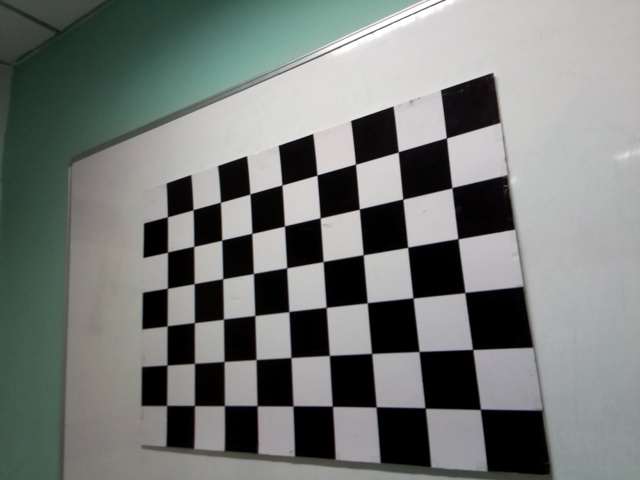
#> input picture data/checker_board_imgs/image_11.jpg, 640 x 480 px, given in place of the camera
$ jupyter execute opencv_imageproc_one.ipynb   (older library calls are emulated)   (text cells are left out)
#> lines starting #> are read from the running program, lines starting #| are printed output that depends on the picture; after the words box and inside, x2 and y2 are one past the last pixel; in counts of white or black regions, pixels touching at a corner belong together; pictures that were not available may be replaced by others from this repository, and a replacement may not be noted
[cell 1]
import cv2
import numpy as np

[cell 2]
green = np.uint8([[[0,255,0]]])
green_hsv = cv2.cvtColor(green, cv2.COLOR_BGR2HSV)
print(green_hsv)

[cell 3]
# Find HSV values to track for a color
lower_green = np.array([50,100,100])
upper_green = np.array([70, 255, 255])
# mask = cv2.inRange()

[cell 4]
cap = cv2.VideoCapture(0)
while(1):
    retVal, frame = cap.read()
#> frame is the input picture: shape (480, 640, 3); mean B, G, R 119.3, 122, 118
    if retVal:
        mask = cv2.inRange(frame, lower_green, upper_green)
#> mask: shape (480, 640); every value is 0
        frame_masked = cv2.bitwise_and(frame, frame, mask=mask)
#> frame_masked: shape (480, 640, 3); every value is 0
        cv2.imshow("Display Green segments", frame_masked)
        if cv2.waitKey(1) & 0xff==ord('q'):
#> (key q is pressed here)
            break
    else:
        break
cv2.destroyAllWindows()
cap.release()

[cell 5]
import cv2
import matplotlib.pyplot as plt
import numpy as np

[cell 6]
img = cv2.imread('/home/cognitifai/Pictures/image1.png', 0)
#> img: shape (480, 640); min 0, max 255, mean 120.5

[cell 7]
# SImple thresholding
ret,img_thresh1 = cv2.threshold(img,127,255,cv2.THRESH_BINARY)
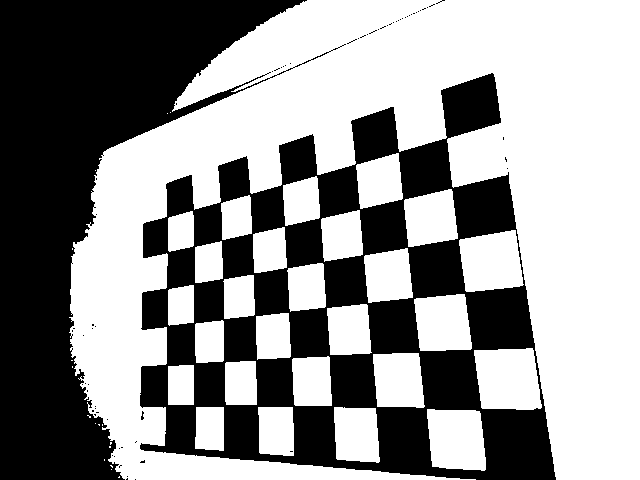
#> img_thresh1: shape (480, 640); 57.6% white; 68 black regions (66 under 20 px), largest, box (x1, y1, x2, y2) and area: (140, 73, 556, 480) 69722, (0, 0, 346, 480) 60295
ret,img_thresh2 = cv2.threshold(img,127,255,cv2.THRESH_BINARY_INV)
ret,img_thresh3 = cv2.threshold(img,127,255,cv2.THRESH_TRUNC)
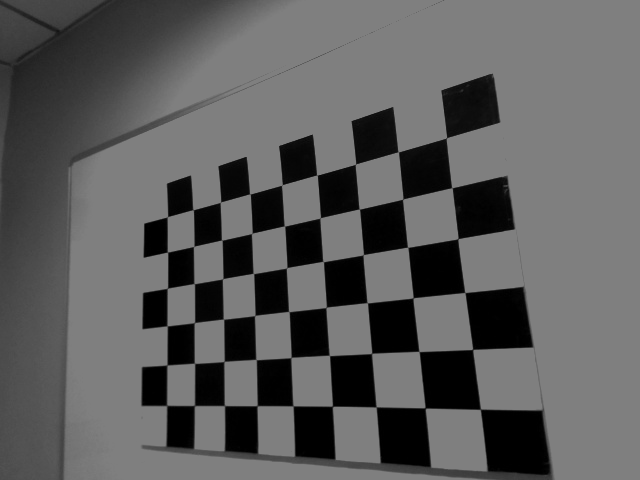
#> img_thresh3: shape (480, 640); min 0, max 127, mean 91.8
ret,img_thresh4 = cv2.threshold(img,127,255,cv2.THRESH_TOZERO)
ret,img_thresh5 = cv2.threshold(img,127,255,cv2.THRESH_TOZERO_INV)

[cell 8]
titles = ['Original Image','BINARY','BINARY_INV','TRUNC','TOZERO','TOZERO_INV']
images = [img, img_thresh1, img_thresh2, img_thresh3, img_thresh4, img_thresh5]

for idx in range(6):
    plt.subplot(2,3,idx+1), plt.title(titles[idx]), plt.imshow(images[idx], cmap='gray')
    plt.xticks([]), plt.yticks([])
plt.show()

[cell 9]
img2 = cv2.medianBlur(img,5)
ret, img_th1 = cv2.threshold(img2,127,255,cv2.THRESH_BINARY)
#> img_th1: shape (480, 640); 57.7% white; 3 black regions, box (x1, y1, x2, y2) and area: (140, 107, 556, 480) 67003, (0, 0, 306, 480) 60161, (441, 74, 501, 138) 2756
img_adthresh_mean = cv2.adaptiveThreshold(img2,255,cv2.ADAPTIVE_THRESH_MEAN_C,cv2.THRESH_BINARY,11,2)
#> img_adthresh_mean: shape (480, 640); 86.1% white; 325 black regions (300 under 20 px), largest, box (x1, y1, x2, y2) and area: (141, 107, 553, 480) 29941, (59, 0, 423, 480) 4508, (142, 218, 194, 329) 1835
img_adthresh_gauss = cv2.adaptiveThreshold(img2,255,cv2.ADAPTIVE_THRESH_GAUSSIAN_C,cv2.THRESH_BINARY,11,2)
#> img_adthresh_gauss: shape (480, 640); 89% white; 118 black regions (99 under 20 px), largest, box (x1, y1, x2, y2) and area: (141, 125, 553, 480) 25077, (59, 0, 423, 480) 3734, (441, 73, 501, 138) 936

titles = ['Original Image', 'Global Thresholding (v = 127)',
            'Adaptive Mean', 'Adaptive Gaussian']
images = [img2, img_th1, img_adthresh_mean, img_adthresh_gauss]

for i in range(4):
    plt.subplot(2,2,i+1),plt.imshow(images[i],'gray')
    plt.title(titles[i])
    plt.xticks([]),plt.yticks([])
plt.show()

[cell 10]
import cv2
import numpy as np
import matplotlib.pyplot as plt

[cell 11]
img = cv2.imread('/home/cognitifai/Pictures/logo_black_bd.png',1)
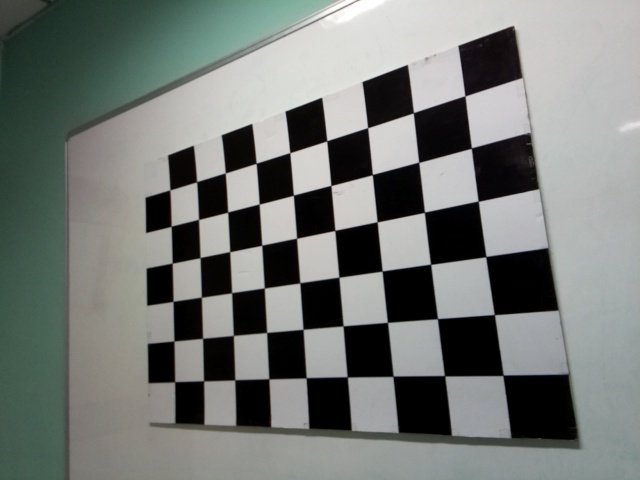
#> input picture data/checker_board_imgs/image_12.jpg, 640 x 480 px, given in place of logo_black_bd.png, which was not available
#> img is the input picture: shape (480, 640, 3); mean B, G, R 118, 121.5, 117.3
h,w = img.shape[:2]
#> h = 480; w = 640
plt.imshow(img,'gray')
plt.show()
print(img.shape)
#| (480, 640, 3)

[cell 12]
img_res1 = cv2.resize(img, (2*w,2*h),interpolation=cv2.INTER_LINEAR)
img_res2 = cv2.resize(img,None,fx=2,fy=2,interpolation=cv2.INTER_CUBIC)
plt.subplot(1,2,1), plt.imshow(img_res1), plt.title('Scaling with exact sizes - \n{}'.format(img_res1.shape[:2]))
plt.subplot(1,2,2), plt.imshow(img_res2), plt.title('Scaling with Scaling-factor - \n{}'.format(img_res2.shape[:2]))
plt.xticks([]), plt.yticks([])
plt.show()
#> figure, not shown here; B, G, R data is drawn as R, G, B

[cell 13]
# shift of (100,50)
M_tr = np.float32([[1,0,100],[0,1,50]])
h,w = img.shape[:2]
img_tr = cv2.warpAffine(img, M_tr, (w,h))
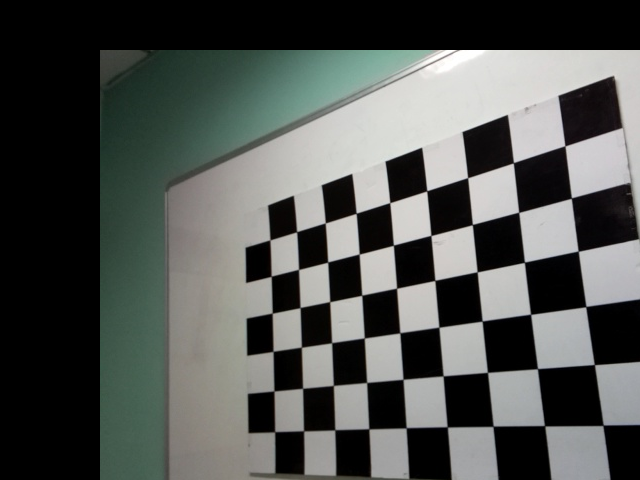
#> img_tr: shape (480, 640, 3); mean B, G, R 81.5, 84.3, 81.2

plt.subplot(1,2,1), plt.imshow(cv2.cvtColor(img, cv2.COLOR_BGR2RGB)), plt.title('Original Image')
plt.subplot(1,2,2), plt.imshow(cv2.cvtColor(img_tr, cv2.COLOR_BGR2RGB)), plt.title('Translated Image')
plt.show()

[cell 14]
# Get rotation matrix about center of the image for 90 deg ccw. Coordinate origin is assumed to be top-left corner
h,w = img.shape[:2]
M_rot = cv2.getRotationMatrix2D((w/4,h/4), 180, 1)
img_rot = cv2.warpAffine(img, M_rot, (w,h))

plt.subplot(1,2,1), plt.imshow(cv2.cvtColor(img, cv2.COLOR_BGR2RGB)), plt.title('Original Image')
plt.subplot(1,2,2), plt.imshow(cv2.cvtColor(img_rot, cv2.COLOR_BGR2RGB)), plt.title('Rotated Image')
plt.show()

[cell 15]
# create array of 3 original points
h,w = img.shape[:2]
pts1 = np.float32([[50,50],[200,50],[50,200]])
pts2 = np.float32([[10,100],[200,50],[100,250]])

M_aff = cv2.getAffineTransform(pts1,pts2)
print(M_aff)

img_aff = cv2.warpAffine(img, M_aff, (w,h))
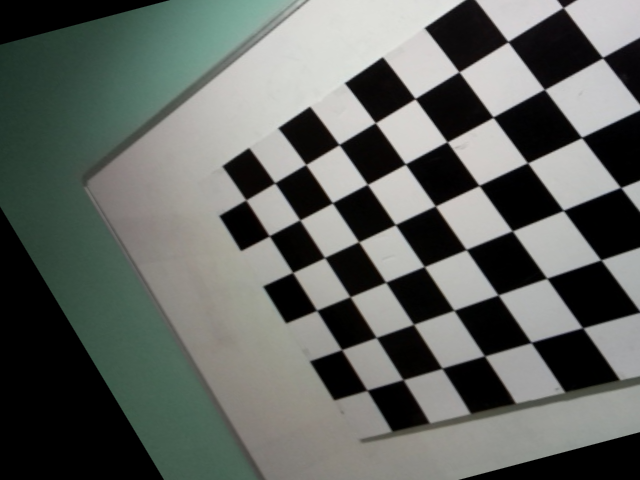
#> img_aff: shape (480, 640, 3); mean B, G, R 96.4, 100.7, 96.8

plt.subplot(1,2,1), plt.imshow(cv2.cvtColor(img, cv2.COLOR_BGR2RGB)), plt.title('Original Image')
plt.subplot(1,2,2), plt.imshow(cv2.cvtColor(img_aff, cv2.COLOR_BGR2RGB)), plt.title('Affine transformed Image')
plt.show()

[cell 16]
h,w = img.shape[:2]
pts1 = np.float32([[56,65],[368,52],[28,387],[389,390]])
pts2 = np.float32([[0,0],[300,0],[0,300],[300,300]])

M_pers = cv2.getPerspectiveTransform(pts1,pts2)
print(M_pers)

img_pers = cv2.warpPerspective(img, M_pers, (w,h))
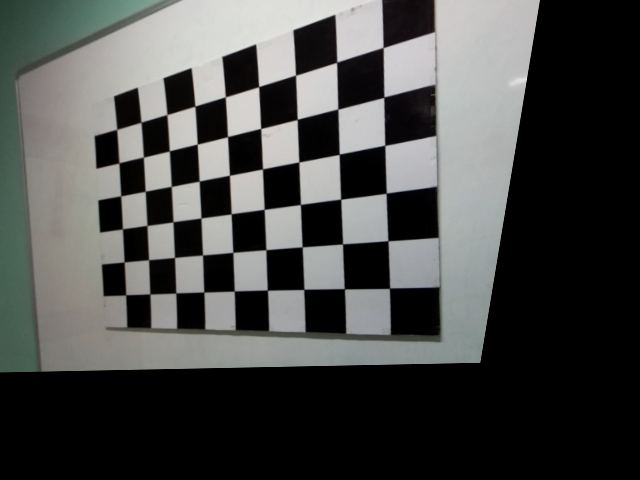
#> img_pers: shape (480, 640, 3); mean B, G, R 72.8, 74.4, 73.2

plt.subplot(1,2,1), plt.imshow(cv2.cvtColor(img, cv2.COLOR_BGR2RGB)), plt.title('Original Image')
plt.subplot(1,2,2), plt.imshow(cv2.cvtColor(img_pers, cv2.COLOR_BGR2RGB)), plt.title('Perspective transformed Image')
plt.show()

[cell 17]
import cv2
import numpy as np
import matplotlib.pyplot as plt

[cell 18]
# Read original image
img = cv2.imread('/home/cognitifai/Pictures/landscape.jpg')

[cell 19]
# 2D filtering -> 5x5 average filter (a LPF)
filt_5x5 = np.ones((5,5), dtype=np.float32)/25
img_avg5x5 = cv2.filter2D(img, -1, filt_5x5)

plt.subplot(121),plt.imshow(img),plt.title('Original'), plt.xticks([]), plt.yticks([])
plt.subplot(122),plt.imshow(img_avg5x5),plt.title('Averaging'), plt.xticks([]), plt.yticks([])
plt.show()
#> figure, not shown here; B, G, R data is drawn as R, G, B

[cell 20]
# Averaging filter function - normalized box filter
img_blur_avg = cv2.blur(img,(5,5))
img_blur_median = cv2.medianBlur(img,7) # Effective for removing Salt-and-Pepper noise
img_blur_gauss = cv2.GaussianBlur(img,(5,5),0) # Effective for removing Gaussian noise

plt.subplot(221),plt.imshow(img),plt.title('Original'), plt.xticks([]), plt.yticks([])
plt.subplot(222),plt.imshow(img_blur_avg),plt.title('Average Blurred'), plt.xticks([]), plt.yticks([])
plt.subplot(223),plt.imshow(img_blur_median),plt.title('Median Blurred'), plt.xticks([]), plt.yticks([])
plt.subplot(224),plt.imshow(img_blur_gauss),plt.title('Gaussian Blurred'), plt.xticks([]), plt.yticks([])

plt.show()
#> figure, not shown here; B, G, R data is drawn as R, G, B

[cell 21]
# Get gaussian kernel
print(cv2.getGaussianKernel(5,0))

[cell 22]
# Bilateral filter blurs image while preserving edges by including gaussian weights for intensity difference
img_bilat = cv2.bilateralFilter(img, 5, 75, 75)

plt.subplot(121),plt.imshow(img),plt.title('Original'), plt.xticks([]), plt.yticks([])
plt.subplot(122),plt.imshow(img_bilat),plt.title('Bilateral'), plt.xticks([]), plt.yticks([])
plt.show()
#> figure, not shown here; B, G, R data is drawn as R, G, B

[cell 23]
##

[cell 24]
import cv2
import numpy as np
import matplotlib.pyplot as plt

[cell 25]
img = cv2.imread('/home/cognitifai/Pictures/logo_black_bd.png')
img_gray = cv2.cvtColor(img, cv2.COLOR_BGR2GRAY)

plt.subplot(121),plt.imshow(img),plt.title('Original')
plt.subplot(122),plt.imshow(img_gray,"gray"),plt.title('Gray')
plt.show()
#> figure, not shown here; B, G, R data is drawn as R, G, B

[cell 26]
# Sobel operator has joint gaussian smoothing (for noise resistance) plus differentiation operator.
# We can provide direction of derivative as well, and the kernel size(-1 means 3x3) which should be odd value.
ksize=-1
img_sobelx = cv2.Sobel(img_gray, ddepth=cv2.CV_16S, dx=1, dy=0, ksize=ksize)
img_sobely = cv2.Sobel(img_gray, ddepth=cv2.CV_16S, dx=0, dy=1, ksize=ksize)

img_sobelx = np.uint16(np.abs(img_sobelx))  # To capture both maxima and minima edges
img_sobely = np.uint16(np.abs(img_sobely))  # To capture both maxima and minima edges

img_sobel = np.uint16(np.sqrt(img_sobelx**2 + img_sobely**2))
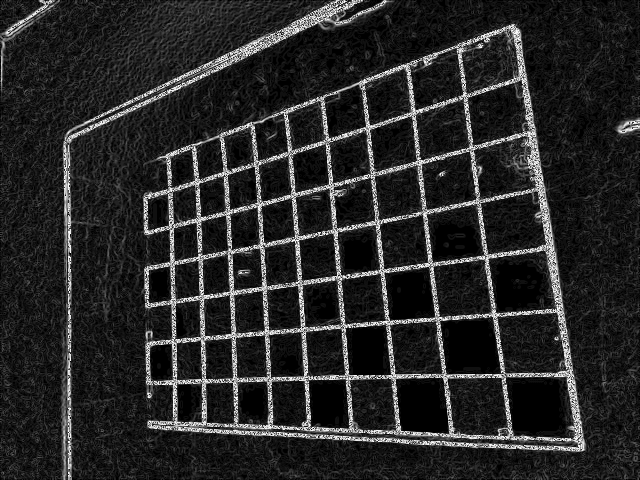
#> img_sobel: shape (480, 640) uint16; min 0, max 255, mean 39.5

plt.subplot(131),plt.imshow(img_sobelx, "gray"),plt.title('Sobel X')
plt.subplot(132),plt.imshow(img_sobely,"gray"),plt.title('Sobel Y')
plt.subplot(133),plt.imshow(img_sobel,"gray"),plt.title('Sobel Magnitude')
plt.show()

[cell 27]
# Reference - https://homepages.inf.ed.ac.uk/rbf/HIPR2/log.htm

# Laplacian - Because these kernels are approximating a second derivative measurement on the image, they are very sensitive to noise.
# To counter this, the image is often Gaussian smoothed before applying the Laplacian filter.
# This pre-processing step reduces the high frequency noise components prior to the differentiation step.
# In fact, since the convolution operation is associative, we can convolve the Gaussian smoothing filter
# with the Laplacian filter first of all, and then convolve this hybrid filter with the image to achieve the required result.
# Doing things this way has two advantages:
# 1. Since both the Gaussian and the Laplacian kernels are usually much smaller than the image, this method usually requires far fewer arithmetic operations.
# 2. The LoG (`Laplacian of Gaussian') kernel can be precalculated in advance so only one convolution needs to be performed at run-time on the image.

[cell 28]
img_lap = cv2.Laplacian(img_gray, ddepth=cv2.CV_16S)
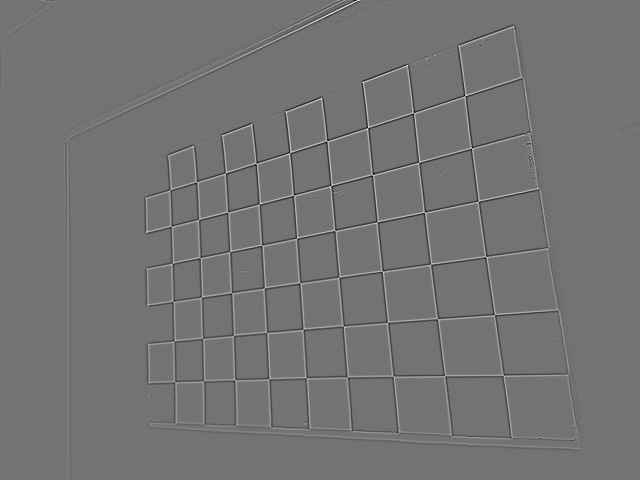
#> img_lap: shape (480, 640) int16; min -175, max 211, mean 0; drawn with min black and max white
img_lap = np.uint32(np.abs(img_lap))

plt.subplot(121),plt.imshow(img_gray, "gray"),plt.title('Original')
plt.subplot(122),plt.imshow(np.uint8(img_lap*255/img_lap.max()), "gray"),plt.title('Laplacian')
plt.show()
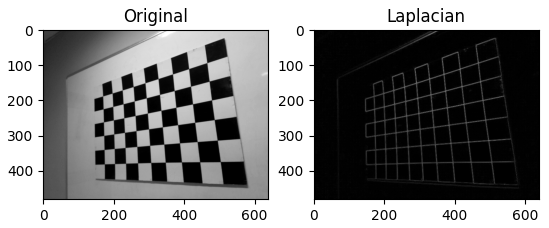
#> figure drawn by matplotlib, 2 panels

[cell 29]
# DoG illustration
ksize = (5,5)
sigma = 0.2
factor = 1.6

img_g1 = cv2.GaussianBlur(img_gray,ksize,sigma,0)
img_g2 = cv2.GaussianBlur(img_gray,ksize,sigma*factor,0)

img_dog = img_g1-img_g2

plt.imshow(img_dog, "gray") ; plt.show()

[cell 30]
import cv2
import numpy as np
import matplotlib.pyplot as plt

[cell 31]
# Read images
img = cv2.imread('/home/cognitifai/Pictures/logo_black_bd.png')
img_gray = cv2.cvtColor(img, cv2.COLOR_BGR2GRAY)

plt.subplot(121),plt.imshow(img),plt.title('Original')
plt.subplot(122),plt.imshow(img_gray,"gray"),plt.title('Gray')
plt.show()

[cell 32]
# Apply canny method
img_canny = cv2.Canny(img_gray, 150, 200, L2gradient=True)
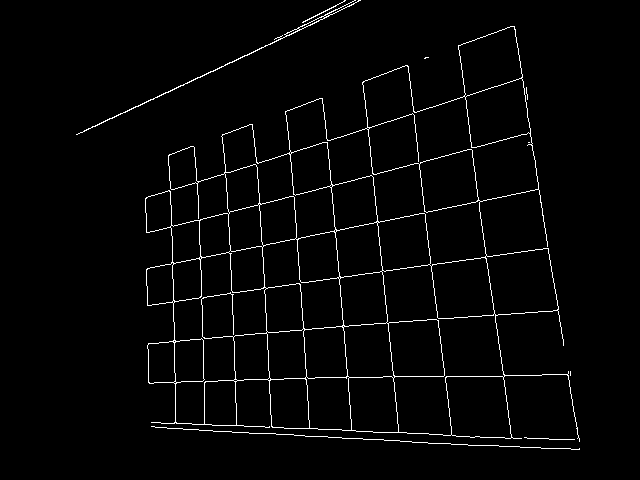
#> img_canny: shape (480, 640); 2.4% white in thin lines or dots, all inside (x1, y1, x2, y2) = (76, 0, 580, 450)

plt.subplot(121),plt.imshow(img_gray, "gray"),plt.title('Original')
plt.subplot(122),plt.imshow(img_canny,"gray"),plt.title('Canny edge map')
plt.show()
